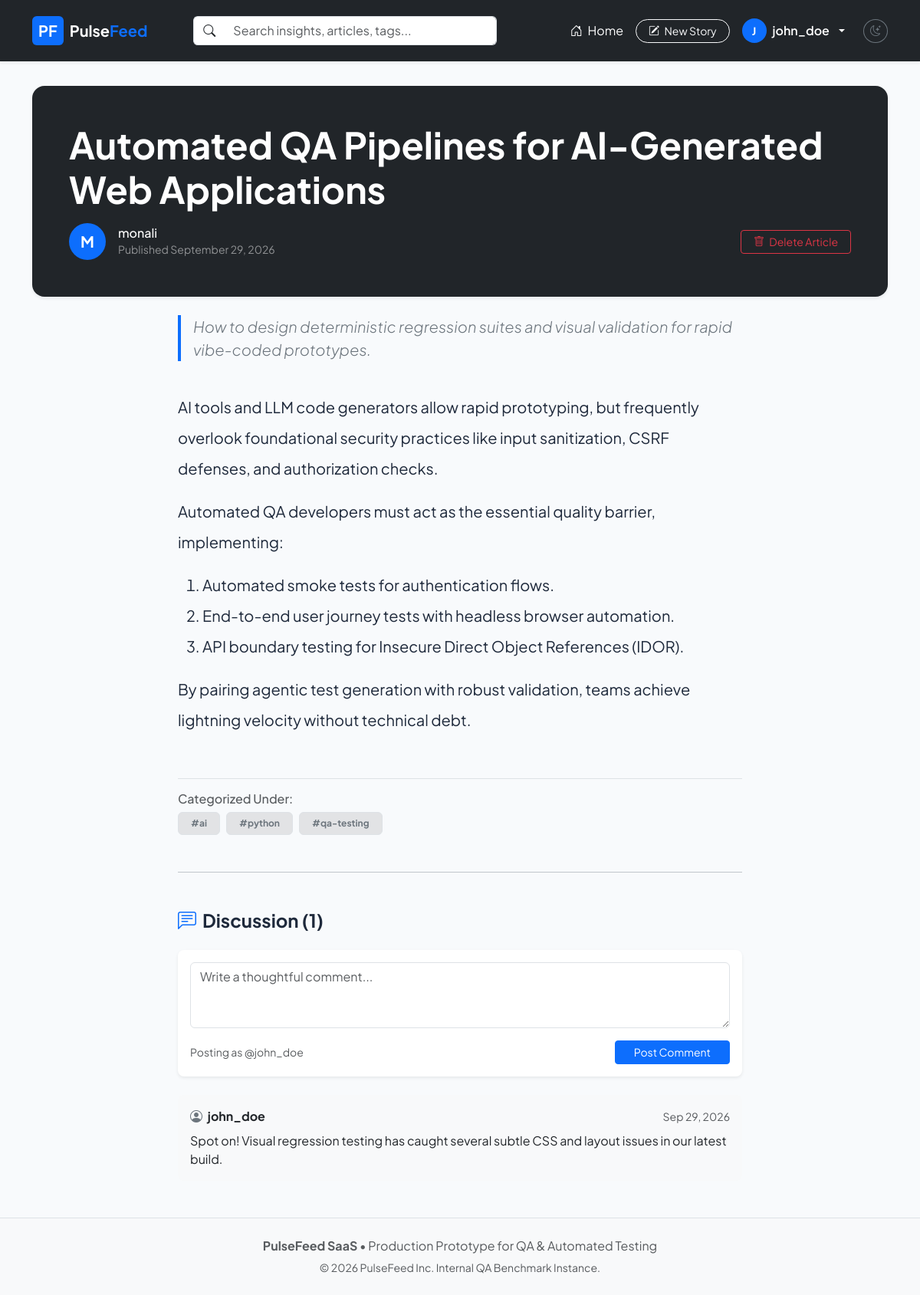
The page /article/automated-qa-pipelines-ai-webapps/ (signed in) on the database its author committed.
### core/models.py (models this page shows, shortened)
class Article(models.Model):
    title = models.CharField(max_length=255)
    slug = models.SlugField(max_length=280, unique=True, blank=True)
    description = models.TextField(blank=True)
    body = models.TextField()
    author = models.ForeignKey(User, on_delete=models.CASCADE, related_name='articles')
    tags = models.ManyToManyField(Tag, blank=True, related_name='articles')
    favorites = models.ManyToManyField(User, blank=True, related_name='favorite_articles')
    created_at = models.DateTimeField(auto_now_add=True)
    updated_at = models.DateTimeField(auto_now=True)

class Tag(models.Model):
    name = models.CharField(max_length=50, unique=True)
    slug = models.SlugField(max_length=50, unique=True)

class Comment(models.Model):
    article = models.ForeignKey(Article, on_delete=models.CASCADE, related_name='comments')
    author = models.ForeignKey(User, on_delete=models.CASCADE, related_name='comments')
    body = models.TextField()
    created_at = models.DateTimeField(auto_now_add=True)

### core/views.py (the view)
# urls.py: path('article/<slug:slug>/', views.article_detail_view, name='article_detail'),
def article_detail_view(request, slug):
    article = get_object_or_404(Article.objects.prefetch_related('tags', 'comments__author'), slug=slug)
    comments = article.comments.all().order_by('-created_at')
    is_favorited = request.user.is_authenticated and article.favorites.filter(id=request.user.id).exists()
    return render(request, 'article_detail.html', {
        'article': article,
        'comments': comments,
        'is_favorited': is_favorited,
    })

### templates/article_detail.html (shortened to what this page needs)
{% extends 'base.html' %}
{% block content %}
<div class="container py-2">
    <div class="bg-dark text-white p-5 rounded-4 mb-4 shadow-sm">
        <h1 class="display-5 fw-bold mb-3">{{ article.title }}</h1>
        <div class="d-flex align-items-center justify-content-between flex-wrap gap-3">
            <div class="d-flex align-items-center gap-3">
                <span class="avatar-md bg-primary text-white rounded-circle text-center">{{ article.author.username|slice:":1"|upper }}</span>
                <div>
                    <h6 class="mb-0 text-white">{{ article.author.username }}</h6>
                    <small class="text-white-50">Published {{ article.created_at|date:"F d, Y" }}</small>
                </div>
            </div>
            <div class="d-flex gap-2">
                {% if user.is_authenticated %}
                    <button class="btn btn-outline-danger btn-sm px-3" id="delete-article-btn" data-id="{{ article.id }}">
                        <i class="bi bi-trash me-1"></i> Delete Article
                    </button>
                {% endif %}
            </div>
        </div>
    </div>
    <div class="row">
        <div class="col-lg-8 mx-auto">
            {% if article.description %}
                <p class="lead text-secondary fst-italic border-start border-4 border-primary ps-3 mb-4">
                    {{ article.description }}
                </p>
            {% endif %}
            <div class="article-body-content py-3 fs-5 lh-lg" id="article-body">
                {{ article.body|safe }}
            </div>
            <div class="mt-4 pt-3 border-top">
                <h6 class="text-muted mb-2">Categorized Under:</h6>
                <div class="d-flex flex-wrap gap-2" id="article-tags-list">
                    {% for tag in article.tags.all %}
                        <span class="badge bg-secondary-subtle text-secondary px-3 py-2 border">#{{ tag.name }}</span>
                    {% empty %}
                        <span class="text-muted fst-italic small" id="no-tags-notice">No tags attached to this story.</span>
                    {% endfor %}
                </div>
            </div>
            <hr class="my-5">
            <div class="comments-section">
                <h4 class="fw-bold mb-4"><i class="bi bi-chat-left-text me-2 text-primary"></i>Discussion ({{ comments.count }})</h4>
                {% if user.is_authenticated %}
                    <div class="card mb-4 border-0 shadow-sm rounded-3">
                        <div class="card-body p-3">
                            <form id="comment-form" data-article-id="{{ article.id }}">
                                <div class="mb-3">
                                    <textarea class="form-control" id="comment-body" rows="3" placeholder="Write a thoughtful comment..." required></textarea>
                                </div>
                                <div class="d-flex justify-content-between align-items-center">
                                    <small class="text-muted">Posting as @{{ user.username }}</small>
                                    <button type="submit" class="btn btn-primary btn-sm px-4">Post Comment</button>
                                </div>
                            </form>
                        </div>
                    </div>
                {% else %}
                    <div class="alert alert-info py-2">
                        <a href="{% url 'login' %}?next={{ request.path }}" class="alert-link">Sign in</a> to join the conversation.
                    </div>
                {% endif %}
                <div id="comments-container">
                    {% for comment in comments %}
                        <div class="card mb-3 border-0 bg-light rounded-3">
                            <div class="card-body p-3">
                                <div class="d-flex justify-content-between align-items-center mb-2">
                                    <span class="fw-bold text-dark"><i class="bi bi-person-circle me-1 text-secondary"></i> {{ comment.author.username }}</span>
                                    <small class="text-muted">{{ comment.created_at|date:"M d, Y" }}</small>
                                </div>
                                <p class="card-text mb-0">{{ comment.body }}</p>
                            </div>
                        </div>
                    {% empty %}
                        <p class="text-muted small fst-italic" id="no-comments-msg">No comments yet. Share your thoughts!</p>
                    {% endfor %}
                </div>
            </div>
        </div>
    </div>
</div>
{% endblock %}

### templates/base.html (shortened to what this page needs)
<!DOCTYPE html>
<html lang="en">
<head>
    <link href="https://cdn.jsdelivr.net/npm/bootstrap@5.3.2/dist/css/bootstrap.min.css" rel="stylesheet">
    <link rel="stylesheet" href="https://cdn.jsdelivr.net/npm/bootstrap-icons@1.11.3/font/bootstrap-icons.min.css">
    <link rel="stylesheet" href="/static/css/style.css">
</head>
<body class="light-theme" id="app-body">
    <nav class="navbar navbar-expand-lg navbar-dark bg-dark sticky-top shadow-sm py-3">
        <div class="container">
            <a class="navbar-brand fw-bold d-flex align-items-center gap-2" href="{% url 'feed' %}">
                <span class="brand-badge bg-primary text-white px-2 py-1 rounded">PF</span>
                <span>Pulse<span class="text-primary">Feed</span></span>
            </a>
            <div class="collapse navbar-collapse" id="navContent">
                <form class="d-flex mx-auto col-lg-5 my-2 my-lg-0" method="GET" action="{% url 'feed' %}">
                    <div class="input-group">
                        <span class="input-group-text bg-white border-end-0"><i class="bi bi-search"></i></span>
                        <input class="form-control border-start-0" type="search" name="q" placeholder="Search insights, articles, tags..." value="{{ search_query|default:'' }}">
                    </div>
                </form>
                <ul class="navbar-nav ms-auto align-items-center gap-2">
                    <li class="nav-item">
                        <a class="nav-link active" href="{% url 'feed' %}"><i class="bi bi-house-door me-1"></i> Home</a>
                    </li>
                    {% if user.is_authenticated %}
                        <li class="nav-item">
                            <a class="btn btn-outline-light btn-sm rounded-pill px-3" href="{% url 'article_create' %}">
                                <i class="bi bi-pencil-square me-1"></i> New Story
                            </a>
                        </li>
                        <li class="nav-item dropdown">
                            <a class="nav-link dropdown-toggle d-flex align-items-center gap-2 text-white" href="#" role="button" data-bs-toggle="dropdown">
                                <span class="avatar-circle bg-primary text-white">{{ user.username|slice:":1"|upper }}</span>
                                <span class="fw-semibold">{{ user.username }}</span>
                            </a>
                        </li>
                    {% endif %}
                    <li class="nav-item ms-lg-2">
                        <button class="btn btn-sm btn-outline-secondary rounded-circle" id="theme-toggle" title="Toggle Theme">
                            <i class="bi bi-moon-stars" id="theme-icon"></i>
                        </button>
                    </li>
                </ul>
            </div>
        </div>
    </nav>
    <main class="py-4">
        {% block content %}{% endblock %}
    </main>
    <footer class="footer mt-auto py-4 bg-light border-top">
        <div class="container text-center text-muted">
            <p class="mb-1"><strong>PulseFeed SaaS</strong> &bull; Production Prototype for QA & Automated Testing</p>
            <small>&copy; 2026 PulseFeed Inc. Internal QA Benchmark Instance.</small>
        </div>
    </footer>
</body>
</html>

### static/css/style.css (style rules this page uses)
:root { --primary-color: #4f46e5; --primary-hover: #4338ca; --bg-light: #f8fafc; --text-dark: #1e293b; --text-muted: #64748b; --card-bg: #ffffff; --border-color: #e2e8f0; }
body { font-family: 'Plus Jakarta Sans', -apple-system, BlinkMacSystemFont, "Segoe UI", Roboto, sans-serif; background-color: var(--bg-light); color: var(--text-dark); min-height: 100vh; display: flex; flex-direction: column; transition: background-color 0.2s ease, color 0.2s ease; }
main { flex: 1; }
.avatar-circle { width: 32px; height: 32px; border-radius: 50%; display: inline-flex; align-items: center; justify-content: center; font-weight: 700; font-size: 14px; }
.avatar-md { width: 48px; height: 48px; display: inline-flex; align-items: center; justify-content: center; font-size: 1.25rem; font-weight: bold; }

### rows shown on the page
Article: title "Automated QA Pipelines for AI-Generated Web Applications", author.username "M", author.username "monali", created_at "September 29, 2026", description "How to design deterministic regression suites and visual validation for rapid vibe-coded prototypes.", body "AI tools and LLM code generators allow rapid prototyping, but frequently overlook foundational security practices like input sanitization, CSRF defenses, and authorization checks. Automated QA developers must act as the essential quality barrier, implementing: Automated smoke tests for authentication flows. End-to-end user journey tests with headless browser automation. API boundary testing for Insecure Direct Object References (IDOR). By pairing agentic test generation with robust validation, teams achieve lightning velocity without technical debt."
Tag: name "ai"
Tag: name "python"
Tag: name "qa-testing"
Comment: author.username "john_doe", created_at "Sep 29, 2026", body "Spot on! Visual regression testing has caught several subtle CSS and layout issues in our latest build."

### other values the page prints
{{ user.username|slice:":1"|upper }} "J"
{{ user.username }} "john_doe"
{{ comments.count }} "1"
